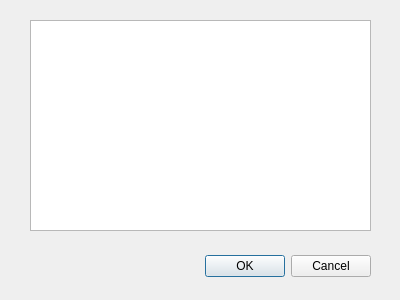
<?xml version="1.0" encoding="UTF-8"?>
<ui version="4.0">
 <class>ListDialog</class>
 <widget class="QDialog" name="ListDialog">
  <property name="geometry">
   <rect>
    <x>0</x>
    <y>0</y>
    <width>400</width>
    <height>300</height>
   </rect>
  </property>
  <property name="windowTitle">
   <string>Dialog</string>
  </property>
  <widget class="QDialogButtonBox" name="buttonBox">
   <property name="geometry">
    <rect>
     <x>30</x>
     <y>250</y>
     <width>341</width>
     <height>32</height>
    </rect>
   </property>
   <property name="orientation">
    <enum>Qt::Horizontal</enum>
   </property>
   <property name="standardButtons">
    <set>QDialogButtonBox::Cancel|QDialogButtonBox::Ok</set>
   </property>
  </widget>
  <widget class="QListWidget" name="list">
   <property name="geometry">
    <rect>
     <x>30</x>
     <y>20</y>
     <width>341</width>
     <height>211</height>
    </rect>
   </property>
  </widget>
 </widget>
 <resources/>
 <connections>
  <connection>
   <sender>buttonBox</sender>
   <signal>accepted()</signal>
   <receiver>ListDialog</receiver>
   <slot>accept()</slot>
   <hints>
    <hint type="sourcelabel">
     <x>248</x>
     <y>254</y>
    </hint>
    <hint type="destinationlabel">
     <x>157</x>
     <y>274</y>
    </hint>
   </hints>
  </connection>
  <connection>
   <sender>buttonBox</sender>
   <signal>rejected()</signal>
   <receiver>ListDialog</receiver>
   <slot>reject()</slot>
   <hints>
    <hint type="sourcelabel">
     <x>316</x>
     <y>260</y>
    </hint>
    <hint type="destinationlabel">
     <x>286</x>
     <y>274</y>
    </hint>
   </hints>
  </connection>
 </connections>
</ui>
